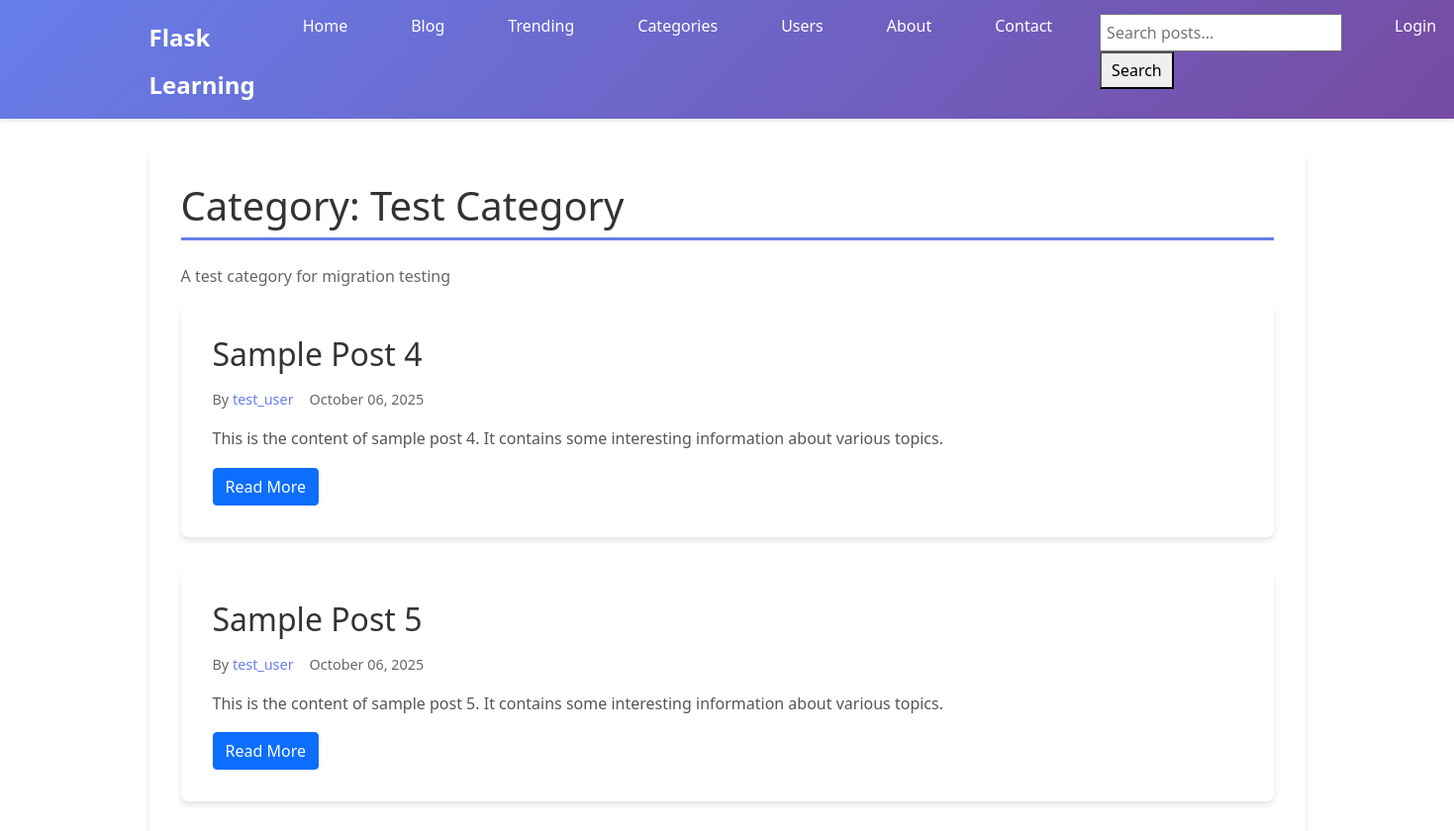
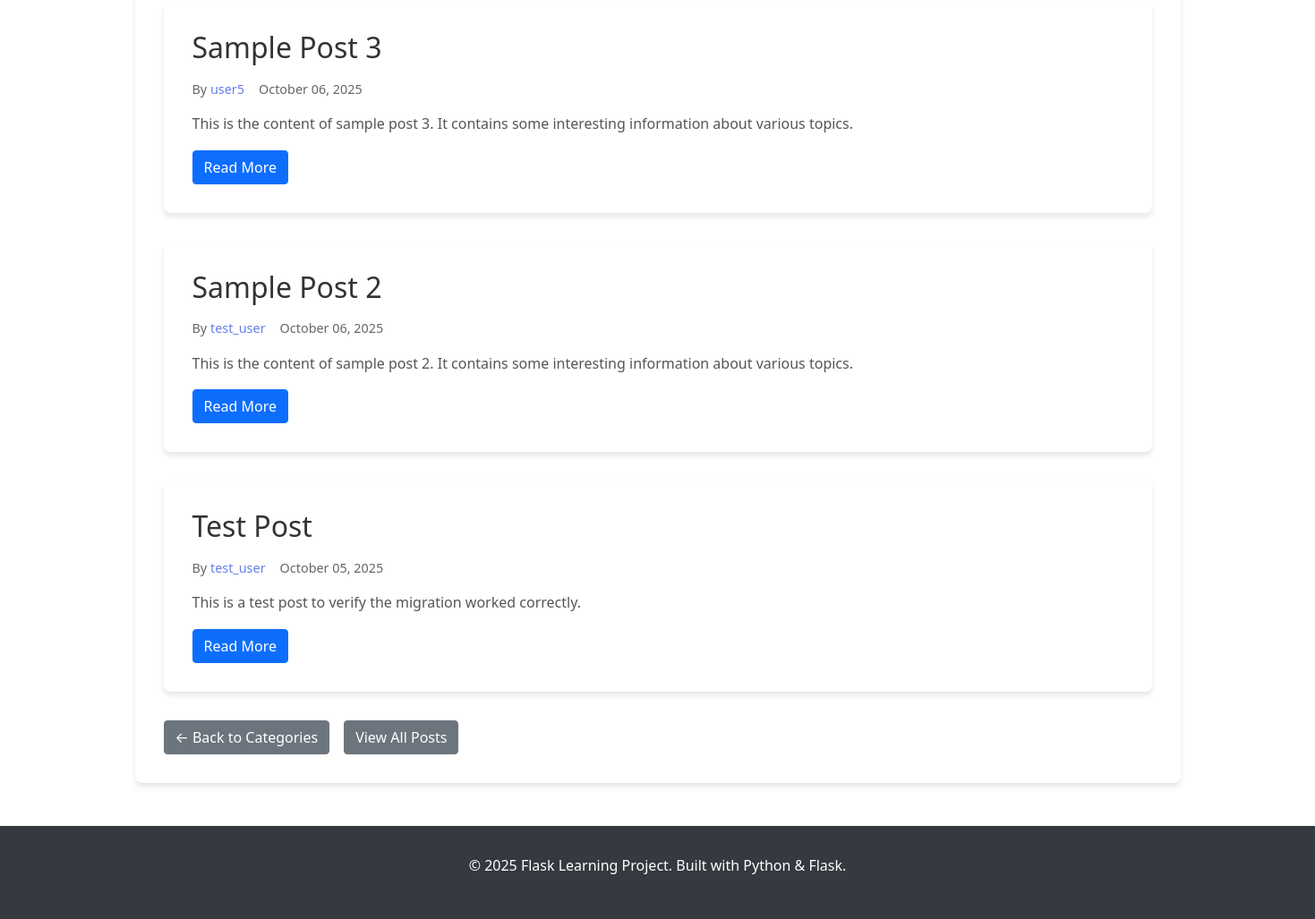
The page /category/1 on the database as committed earlier (2 pictures, top to bottom).
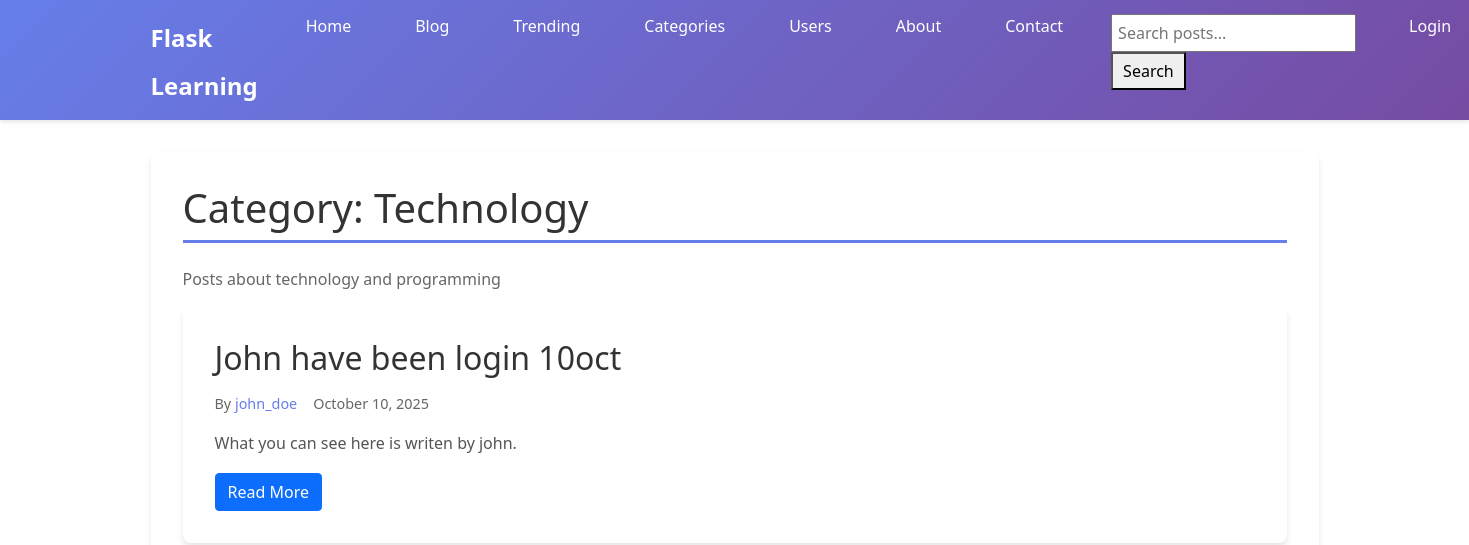
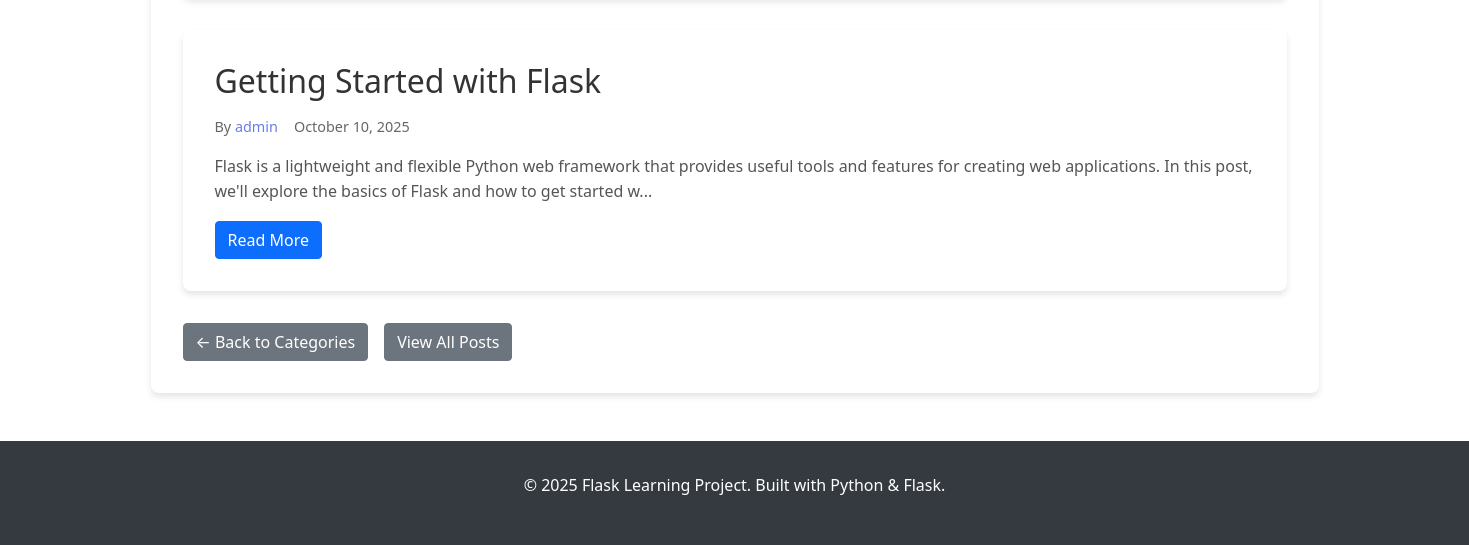
The same page on the database as committed later (2 pictures, top to bottom).
### app.py (models this page shows, shortened)
class Category(db.Model):
    id = db.Column(db.Integer, primary_key=True)
    name = db.Column(db.String(50), unique=True, nullable=False)
    description = db.Column(db.Text)
    posts = db.relationship('Post', backref='category', lazy=True)

class Post(db.Model):
    id = db.Column(db.Integer, primary_key=True)
    title = db.Column(db.String(200), nullable=False)
    content = db.Column(db.Text, nullable=False)
    image_filename = db.Column(db.String(255), nullable=True)
    created_at = db.Column(db.DateTime, default=datetime.utcnow)
    updated_at = db.Column(db.DateTime, default=datetime.utcnow, onupdate=datetime.utcnow)
    user_id = db.Column(db.Integer, db.ForeignKey('user.id'), nullable=False)
    category_id = db.Column(db.Integer, db.ForeignKey('category.id'), nullable=True)
    comments = db.relationship('Comment', backref='post', lazy=True, cascade='all, delete-orphan')

class User(db.Model, UserMixin):
    id = db.Column(db.Integer, primary_key=True)
    username = db.Column(db.String(80), unique=True, nullable=False)
    email = db.Column(db.String(120), unique=True, nullable=False)
    password_hash = db.Column(db.String(255), nullable=False)
    avatar_filename = db.Column(db.String(255), nullable=True, default='default-avatar.png')
    is_admin = db.Column(db.Boolean, default=False)
    created_at = db.Column(db.DateTime, default=datetime.utcnow)
    is_active = db.Column(db.Boolean, default=True)
    posts = db.relationship('Post', backref='author', lazy=True, cascade='all, delete-orphan')
    comments = db.relationship('Comment', backref='author', lazy=True, cascade='all, delete-orphan')

### app.py (the view)
@app.route('/category/<int:id>')
def category_posts(id):
    category = Category.query.get_or_404(id)
    posts = Post.query.filter_by(category_id=id).order_by(Post.created_at.desc()).all()
    return render_template('category_posts.html', title=f'Category: {category.name}',
                         category=category, posts=posts)

### templates/category_posts.html
{% extends "base.html" %}
{% block content %}
<div class="content-section">
    <h1>Category: {{ category.name }}</h1>
    {% if category.description %}
        <p class="category-description">{{ category.description }}</p>
    {% endif %}
    {% if posts %}
        <div class="posts-container">
            {% for post in posts %}
            <article class="post-card">
                <h2><a href="{{ url_for('post_detail', id=post.id) }}">{{ post.title }}</a></h2>
                <div class="post-meta">
                    <span class="author">By <a href="{{ url_for('user_profile', username=post.author.username) }}">{{ post.author.username }}</a></span>
                    <span class="date">{{ post.created_at.strftime('%B %d, %Y') }}</span>
                </div>
                <div class="post-content">
                    <p>{{ post.content[:200] }}{% if post.content|length > 200 %}...{% endif %}</p>
                </div>
                <a href="{{ url_for('post_detail', id=post.id) }}" class="btn btn-primary">Read More</a>
            </article>
            {% endfor %}
        </div>
    {% else %}
        <div class="no-posts">
            <h3>No posts in this category yet!</h3>
            <p>Be the first to create a post in the "{{ category.name }}" category.</p>
            <a href="{{ url_for('create_post') }}" class="btn btn-primary">Create Post</a>
        </div>
    {% endif %}
    <div class="navigation">
        <a href="{{ url_for('categories') }}" class="btn btn-secondary">← Back to Categories</a>
        <a href="{{ url_for('blog') }}" class="btn btn-secondary">View All Posts</a>
    </div>
</div>
{% endblock %}

Rows that differ between the two databases and show on the page:
removed Post: title "Sample Post 4", author.username "test_user", created_at "October 06, 2025", content "This is the content of sample post 4. It contains some interesting information about various topics."
removed Post: title "Sample Post 5", author.username "test_user", created_at "October 06, 2025", content "This is the content of sample post 5. It contains some interesting information about various topics."
no longer on this page (row edited): Post: title "Sample Post 3", author.username "user5", created_at "October 06, 2025", content "This is the content of sample post 3. It contains some interesting information about various topics."
no longer on this page (row edited): Post: title "Sample Post 2", author.username "test_user", created_at "October 06, 2025", content "This is the content of sample post 2. It contains some interesting information about various topics."
removed Post: title "Test Post", author.username "test_user", created_at "October 05, 2025", content "This is a test post to verify the migration worked correctly."
changed Category: name "Test Category" → "Technology"; description "A test category for migration testing" → "Posts about technology and programming"
added Post: title "John have been login 10oct", author.username "john_doe", created_at "October 10, 2025", content "What you can see here is writen by john."
added Post: title "Getting Started with Flask", author.username "admin", created_at "October 10, 2025", content "Flask is a lightweight and flexible Python web framework that provides useful tools and features for creating web applications. In this post, we'll explore the basics of Flask and how to get started w"
